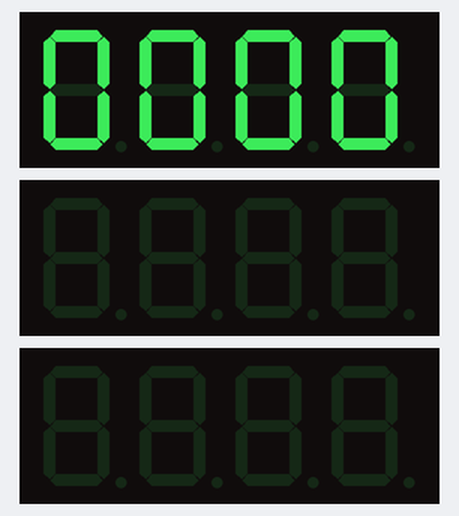
Bench run of a sketch on a simulated ESP32. On the bench: 3 × 4-digit seven-segment display.

Above: at 0.15 s.
At 1.97 s:
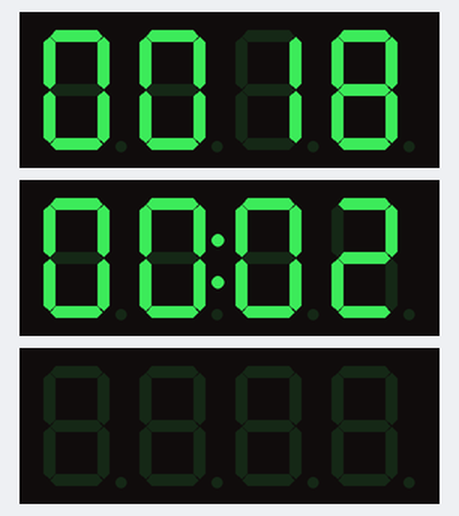
At 9.97 s:
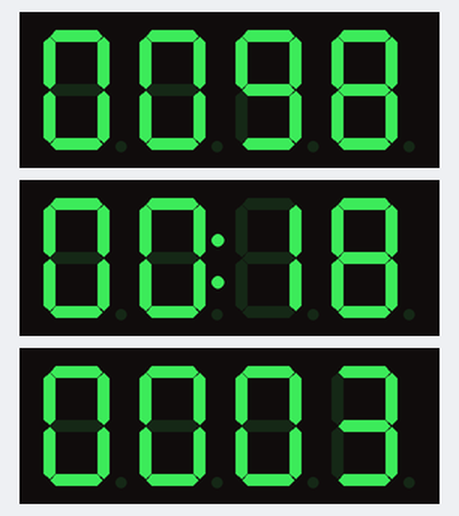
At 19.97 s:
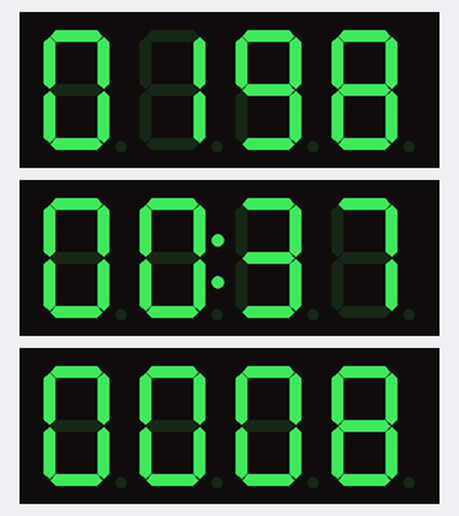
At 29.97 s:
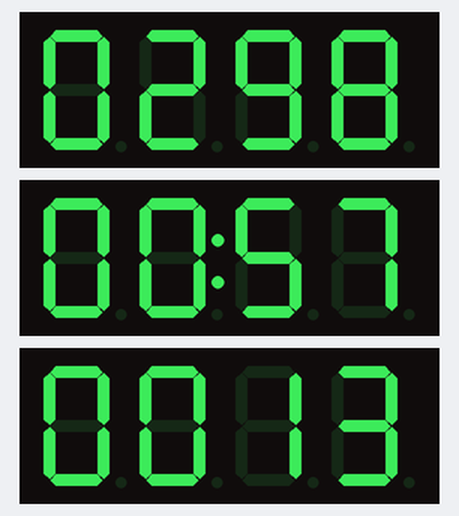
At 39.46 s:
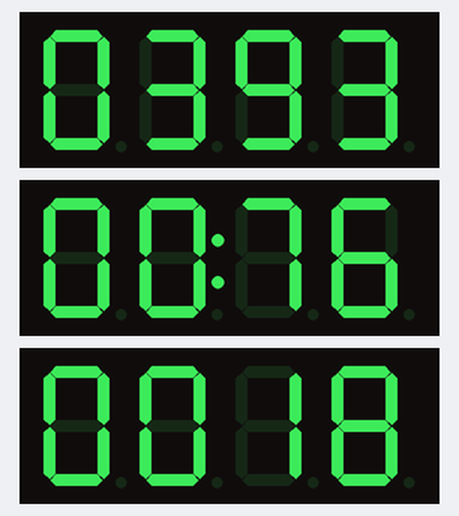

The sketch:

arduino_esp32_tm1637_test.ino
```cpp
#include <TM1637Display.h> // ไลบรารีสำหรับการควบคุม TM1637

// กำหนดขาสำหรับการเชื่อมต่อกับ TM1637 Display
#define CLK1 25 // ขา CLK สำหรับ Display ตัวที่ 1
#define DIO1 26 // ขา DIO สำหรับ Display ตัวที่ 1

#define CLK2 27 // ขา CLK สำหรับ Display ตัวที่ 2
#define DIO2 14 // ขา DIO สำหรับ Display ตัวที่ 2

#define CLK3 32 // ขา CLK สำหรับ Display ตัวที่ 3
#define DIO3 33 // ขา DIO สำหรับ Display ตัวที่ 3

// สร้างออบเจ็กต์สำหรับ TM1637 Display ทั้ง 3 ตัว
TM1637Display display1(CLK1, DIO1);
TM1637Display display2(CLK2, DIO2);
TM1637Display display3(CLK3, DIO3);

void setup()
{
  // เริ่มต้นการสื่อสารกับ TM1637 Display
  display1.setBrightness(0x0f); // ตั้งความสว่างของ Display ตัวที่ 1
  display2.setBrightness(0x0f); // ตั้งความสว่างของ Display ตัวที่ 2
  display3.setBrightness(0x0f); // ตั้งความสว่างของ Display ตัวที่ 3
}

void loop()
{
  static float counter1 = 0.0; // ตัวแปรสำหรับเก็บค่าที่จะนับสำหรับ Display 1
  static int counter2 = 0;     // ตัวแปรสำหรับเก็บค่าที่จะนับสำหรับ Display 2
  static int counter3 = 0;     // ตัวแปรสำหรับเก็บค่าที่จะนับสำหรับ Display 3
  static unsigned long lastMillis1 = 0;
  static unsigned long lastMillis2 = 0;
  static unsigned long lastMillis3 = 0;

  unsigned long currentMillis = millis();

  // นับทีละ 0.1 ทุกๆ 0.5 วินาทีสำหรับ Display 1
  if (currentMillis - lastMillis1 >= 500)
  {
    lastMillis1 = currentMillis;
    display1.showNumberDecEx((int)(counter1 * 10), 0x40, true, 4, 0);
    counter1 += 0.1;
    if (counter1 >= 100)
    {
      counter1 = 0;
    }
  }

  // นับทีละ 1 ทุกๆ 0.1 วินาทีสำหรับ Display 2
  if (currentMillis - lastMillis2 >= 100)
  {
    lastMillis2 = currentMillis;
    display2.showNumberDec(counter2, true, 4, 0);
    counter2++;
    if (counter2 >= 10000)
    {
      counter2 = 0;
    }
  }

  // นับทีละ 1 ทุกๆ 2 วินาทีสำหรับ Display 3
  if (currentMillis - lastMillis3 >= 2000)
  {
    lastMillis3 = currentMillis;
    display3.showNumberDec(counter3, true, 4, 0);
    counter3++;
    if (counter3 >= 10000)
    {
      counter3 = 0;
    }
  }
}
```
